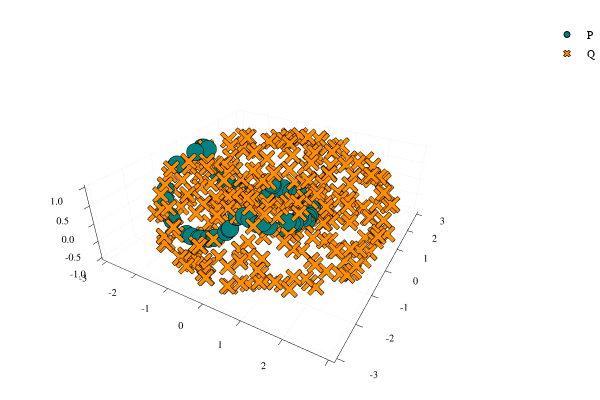

Notebook source saved alongside this figure:
### Code cell
p = plot_3D(circle, torus)
plot(p)

### Figure 1 — Plotly figure (JSON) as saved in the notebook; plotly's stock layout.template omitted (floating-point values rounded to 4 significant figures; data arrays with more than 128 entries replaced by an {"elided": "..."} marker saying what was removed)
{"data": [{"colorbar": {"title": ""}, "legendgroup": "P", "marker": {"color": "rgba(0, 129, 129, 1.000)", "line": {"color": "rgba(0, 0, 0, 1.000)", "width": 1}, "size": 6, "symbol": "circle"}, "mode": "markers", "name": "P", "showlegend": true, "type": "scatter3d", "x": [0.4861, 0.9395, -2.758, 0.1589, 0.7201, -2.838, -2.472, 1.015, 0.884, -0.3393, 0.8321, -0.9458, -0.5263, -2.025, 0.8755, 0.7406, -1.727, 0.3964, -1.335, -0.3083, -0.1108, -0.5436, -0.2504, 0.1146, 0.8147, 0.5293, -0.02071, 0.2879, -0.5938, 0.7117, -0.7589, 0.5562, 0.7616, 0.2506, -2.447, -0.5985, 1.023, 1.014, 0.982, 0.8446, -1.543, -1.142, -2.854, -2.346, -1.977, -2.307, -2.421, -2.423, -2.735, -0.7799, -0.6, -1.1, -0.8782, -2.083, -2.74, -2.484, -2.085, -1.597, -2.727, -0.7993, -1.95, -1.159, -1.805, -0.9241, -2.525, -1.184, -0.8885, -2.837, -2.748, -2.715], "xaxis": "x1", "y": [0.8922, -0.3438, -1.11, 0.9899, 0.7149, -0.9716, 0.2675, -0.02501, -0.482, 0.9615, -0.5649, 0.9947, 0.8536, 1.315, -0.5088, 0.6768, 1.274, -0.9282, -1.162, -0.9525, -0.9954, 0.8396, 0.9802, -1.002, 0.5844, 0.8617, 1.026, 0.972, -0.8351, -0.7291, 0.9017, 0.8386, -0.6494, -0.9703, 0.2486, -0.836, -0.1061, 0.07358, -0.2224, 0.5783, -1.229, 1.085, 0.8334, -0.1799, 1.311, 0.1559, -1.289, 1.288, -0.532, -0.9122, 0.8364, 1.067, -0.9614, 1.318, 0.539, 1.272, 0.03759, -1.244, 0.5198, -0.9218, -1.309, -1.092, -1.289, 0.9841, -1.258, -1.103, 0.9665, 0.7378, -0.5512, 1.151], "yaxis": "y1", "z": [-0.1783, -0.02733, -0.2306, -0.07105, -0.1706, 0.01652, 0.8738, -0.1739, -0.117, -0.1971, -0.1071, -0.7787, -0.07518, -0.9099, -0.1581, -0.08098, -0.9893, -0.1363, -0.9731, -0.04836, -0.05571, -0.01774, -0.1524, -0.1269, -0.07231, -0.1499, -0.2254, -0.1653, -0.221, -0.1935, -0.5703, -0.1124, -0.04118, -0.06502, 0.8883, -0.2356, -0.2359, -0.1842, -0.1171, -0.2161, -0.9996, -0.9055, 0.2299, 0.9357, -0.928, 0.9499, -0.6702, -0.6685, 0.6175, -0.6002, -0.2403, -0.8839, -0.7162, -0.8852, 0.6096, -0.6128, 0.9964, -0.9997, 0.6312, -0.6259, -0.9372, -0.9132, -0.976, -0.7599, -0.5706, -0.9241, -0.7266, 0.3634, 0.5957, -0.3137], "zmax": null, "zmin": null}, {"colorbar": {"title": ""}, "legendgroup": "Q", "marker": {"color": "rgba(255, 141, 0, 1.000)", "line": {"color": "rgba(0, 0, 0, 1.000)", "width": 1}, "size": 6, "symbol": "x"}, "mode": "markers", "name": "Q", "showlegend": true, "type": "scatter3d", "x": {"elided": "300 float values"}, "xaxis": "x1", "y": {"elided": "300 float values"}, "yaxis": "y1", "z": {"elided": "300 float values"}, "zmax": null, "zmin": null}], "layout": {"annotations": [], "height": 400, "legend": {"bgcolor": "rgba(255, 255, 255, 1.000)", "bordercolor": "rgba(0, 0, 0, 1.000)", "font": {"color": "rgba(0, 0, 0, 1.000)", "family": "sans-serif", "size": 11}, "tracegroupgap": 0, "x": 1, "y": 1}, "margin": {"b": 20, "l": 0, "r": 0, "t": 20}, "paper_bgcolor": "rgba(255, 255, 255, 1.000)", "plot_bgcolor": "rgba(255, 255, 255, 1.000)", "scene": {"camera": {"eye": {"x": 1.126, "y": -1.95, "z": 1.3}}, "xaxis": {"anchor": "y1", "domain": [0.03619, 0.9934], "gridcolor": "rgba(0, 0, 0, 0.100)", "gridwidth": 0.5, "linecolor": "rgba(0, 0, 0, 1.000)", "mirror": false, "range": [-3.154, 3.124], "showgrid": true, "showline": true, "showticklabels": true, "tickangle": 0, "tickcolor": "rgb(0, 0, 0)", "tickfont": {"color": "rgba(0, 0, 0, 1.000)", "family": "sans-serif", "size": 11}, "tickmode": "array", "ticks": "inside", "ticktext": ["-3", "-2", "-1", "0", "1", "2", "3"], "tickvals": [-3, -2, -1, 0, 1, 2, 3], "title": "", "titlefont": {"color": "rgba(0, 0, 0, 1.000)", "family": "sans-serif", "size": 15}, "type": "-", "visible": true, "zeroline": false, "zerolinecolor": "rgba(0, 0, 0, 1.000)"}, "yaxis": {"anchor": "x1", "domain": [0.03762, 0.9902], "gridcolor": "rgba(0, 0, 0, 0.100)", "gridwidth": 0.5, "linecolor": "rgba(0, 0, 0, 1.000)", "mirror": false, "range": [-3.112, 3.169], "showgrid": true, "showline": true, "showticklabels": true, "tickangle": 0, "tickcolor": "rgb(0, 0, 0)", "tickfont": {"color": "rgba(0, 0, 0, 1.000)", "family": "sans-serif", "size": 11}, "tickmode": "array", "ticks": "inside", "ticktext": ["-3", "-2", "-1", "0", "1", "2", "3"], "tickvals": [-3, -2, -1, 0, 1, 2, 3], "title": "", "titlefont": {"color": "rgba(0, 0, 0, 1.000)", "family": "sans-serif", "size": 15}, "type": "-", "visible": true, "zeroline": false, "zerolinecolor": "rgba(0, 0, 0, 1.000)"}, "zaxis": {"gridcolor": "rgba(0, 0, 0, 0.100)", "gridwidth": 0.5, "linecolor": "rgba(0, 0, 0, 1.000)", "mirror": false, "range": [-1.06, 1.06], "showgrid": true, "showline": true, "showticklabels": true, "tickangle": 0, "tickcolor": "rgb(0, 0, 0)", "tickfont": {"color": "rgba(0, 0, 0, 1.000)", "family": "sans-serif", "size": 11}, "tickmode": "array", "ticks": "inside", "ticktext": ["-1.0", "-0.5", "0.0", "0.5", "1.0"], "tickvals": [-1, -0.5, 0, 0.5, 1], "title": "", "titlefont": {"color": "rgba(0, 0, 0, 1.000)", "family": "sans-serif", "size": 15}, "type": "-", "visible": true, "zeroline": false, "zerolinecolor": "rgba(0, 0, 0, 1.000)"}}, "showlegend": true, "width": 600}}
